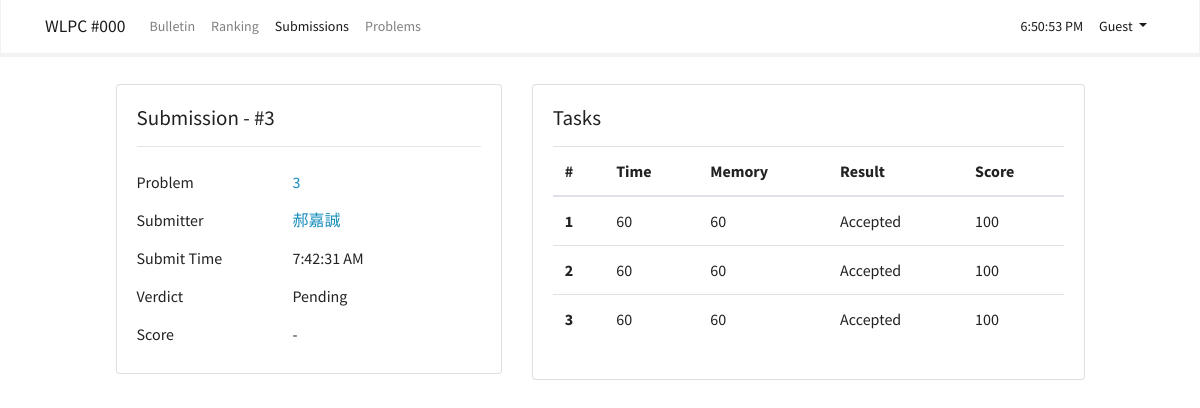
/submissions/3, run on the app's committed database.
### app/models.py (models this page shows, shortened)
class Submission(db.Model):
    __tablename__ = 'submissions'
    id = db.Column(db.Integer, primary_key = True)
    pid = db.Column(db.Integer)
    uid = db.Column(db.Integer)
    code = db.Column(db.Text)
    code_hash = db.Column(db.String)
    time = db.Column(db.Integer)
    memory = db.Column(db.Integer)
    verdict = db.Column(db.String(10))
    score = db.Column(db.Integer)
    create_time = db.Column(db.DateTime)

class User(UserMixin, db.Model):
    __tablename__ = 'users'
    id = db.Column(db.Integer, primary_key = True)
    email = db.Column(db.String(64), unique = True, index = True)
    username = db.Column(db.String(64), index = True)
    password_hash = db.Column(db.String(128))
    status = db.Column(db.String)
    score = db.Column(db.Integer)
    @property
    def password(self):
        raise AttributeError('password is not a readable attribute')

### app/submission/views.py (the view)
@submission.route('/submissions/<sid>')
def result(sid):
    submission = Submission.query.get_or_404(sid)
    user = User
    return render_template('submissions/result.html', current_time = datetime.utcnow(), submission = submission, user = user)

### app/templates/submissions/result.html (shortened to what this page needs)
{% extends "base.html" %}
{% block page_content %}
<div class="container" style="width: 90%">
    <div class="row">
        <div class="col-lg-5">
            <div class="card">
                <div class="card-body">
                    <h4 class="card-title mb-3">Submission - #{{ submission.id }}</h4>
                    <hr>
                    <div class="row">
                        <label class="col-sm-5 col-form-label">Problem</label>
                        <label class="col-sm-7 col-form-label"><a href="#">{{ submission.pid }}</a></label>
                    </div>
                    <div class="row">
                        <label class="col-sm-5 col-form-label">Submitter</label>
                        <label class="col-sm-7 col-form-label"><a href="{{ url_for('submission.list_by_user', uid = submission.uid) }}">{{ user.query.get(submission.uid).username
                                }}</a></label>
                    </div>
                    <div class="row">
                        <label class="col-sm-5 col-form-label">Submit Time</label>
                        <label class="col-sm-7 col-form-label">{{ moment(submission.create_time).format('LTS') }}</label>
                    </div>
                    <div class="row">
                        <label class="col-sm-5 col-form-label">Verdict</label>
                        <label class="col-sm-7 col-form-label">{{ submission.verdict or '-' }}</label>
                    </div>
                    <div class="row">
                        <label class="col-sm-5 col-form-label">Score</label>
                        <label class="col-sm-7 col-form-label">{{ submission.score or '-' }}</label>
                    </div>
                </div>
            </div><br>
        </div>
        <div class="col-lg-7">
            <div class="card">
                <div class="card-body">
                    <h4 class="card-title mb-3">Tasks</h4>
                    <table class="table">
                        <thead>
                            <tr>
                                <th scope="col">#</th>
                                <th scope="col">Time</th>
                                <th scope="col">Memory</th>
                                <th scope="col">Result</th>
                                <th scope="col">Score</th>
                            </tr>
                        </thead>
                        <tbody>
                            <tr>
                                <th scope="row">1</th>
                                <td>60</td>
                                <td>60</td>
                                <td>Accepted</td>
                                <td>100</td>
                            </tr>
                            <tr>
                                <th scope="row">2</th>
                                <td>60</td>
                                <td>60</td>
                                <td>Accepted</td>
                                <td>100</td>
                            </tr>
                            <tr>
                                <th scope="row">3</th>
                                <td>60</td>
                                <td>60</td>
                                <td>Accepted</td>
                                <td>100</td>
                            </tr>
                    </table>
                </div>
            </div><br>
        </div>
    </div>
</div>
{% endblock %}

### data on the page
Submission: id "3", pid "3", query.get "郝嘉誠", create_time "7:42:31 AM", verdict "Pending", score "-"

### other printed values
{{ config['CONTEST'] }} "WLPC #000"
